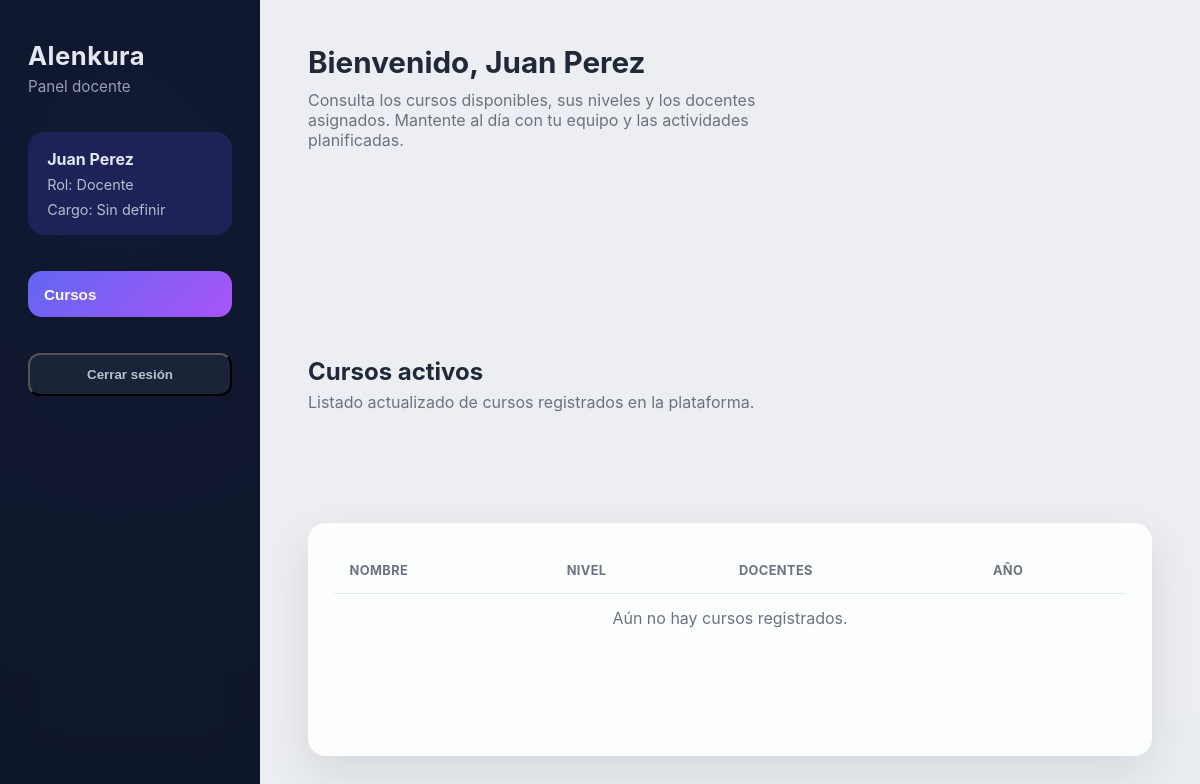
Page /docente/ (signed in) on the earlier database version.
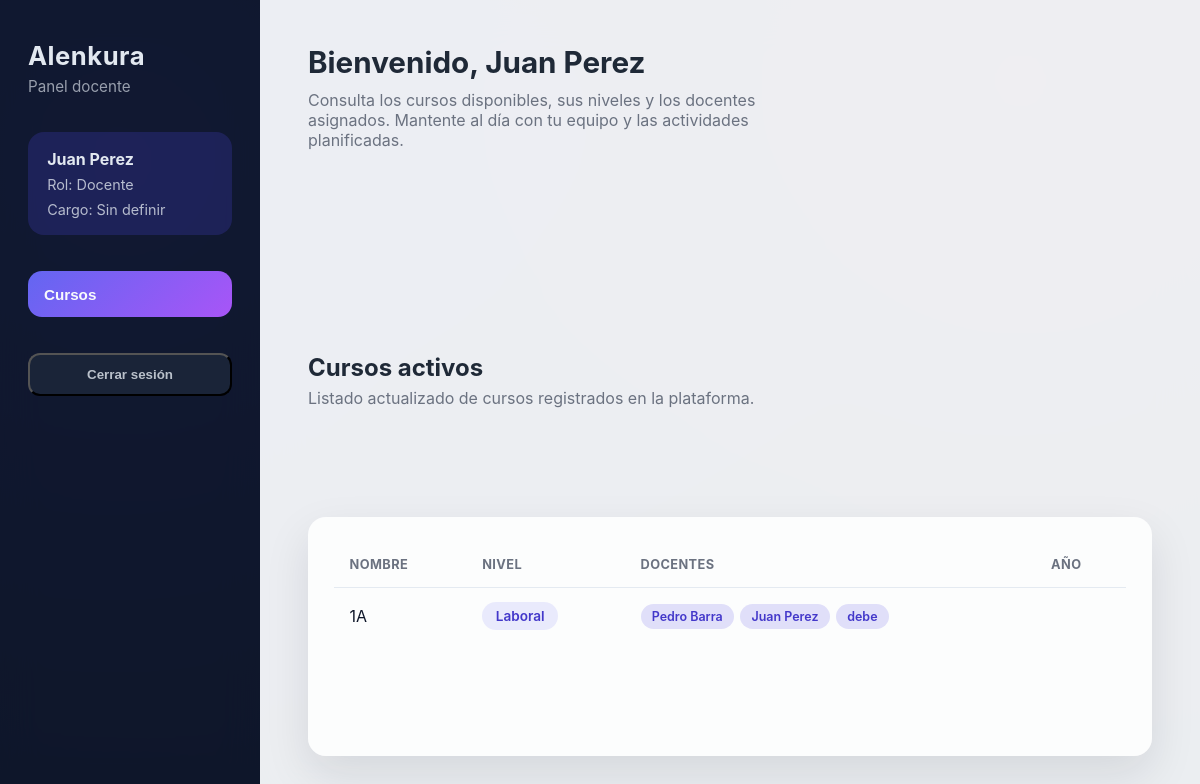
Same page on the later database version.
### accounts/models.py (models this page shows, shortened)
class User(AbstractUser):
    class Roles(models.TextChoices):
        ADMIN = 'ADMIN', 'Administrador'
        DIRECTOR = 'DIRECTOR', 'Director'
        COORDINATOR = 'COORDINADOR', 'Coordinador'
        TEACHER = 'TEACHER', 'Docente'
        PROFESSIONAL = 'PROFESSIONAL', 'Profesional'
    role = models.CharField(max_length=20, choices=Roles.choices, default=Roles.TEACHER)
    profesion = models.CharField(max_length=150, blank=True)
    phone = models.IntegerField(max_length=20, blank=True)
    address = models.CharField(max_length=255, blank=True)
    birth_date = models.DateField(null=True, blank=True)

### core/models.py (models this page shows, shortened)
class DateTime(models.Model):
    created_at = models.DateTimeField(auto_now_add=True)
    updated_at = models.DateTimeField(auto_now=True)
    class Meta:
        abstract = True

class Course(DateTime):
    level = models.CharField(max_length=10, choices=Levels.choices, default=Levels.BASIC)
    name = models.ForeignKey(CourseName, on_delete=models.CASCADE)
    teachers = models.ManyToManyField('accounts.User', related_name='courses', blank=True)
    class Meta:
        ordering = ('name__name',)

class CourseName(DateTime):
    name = models.CharField(max_length=150, unique=True)
    level = models.CharField(max_length=10, choices=Levels.choices, default=Levels.BASIC)
    def __str__(self) -> str:
        return self.name

### accounts/views.py (the view)
# urls.py: path('docente/', views.teacher_dashboard, name='teacher_dashboard'),
@login_required
def teacher_dashboard(request):
    if request.user.role == User.Roles.ADMIN:
        return redirect('admin_dashboard')
    courses = Course.objects.prefetch_related('teachers').all()
    return render(
        request,
        'accounts/teacher_dashboard.html',
        {
            'user_role': request.user.get_role_display(),
            'courses': courses,
        },
    )

### templates/accounts/teacher_dashboard.html (shortened to what this page needs)
<!DOCTYPE html>
<html lang="es">
<head>
</head>
<body>
    <div class="layout">
        <aside class="sidebar">
            <div class="brand">
                <span>Alenkura</span>
                <small>Panel docente</small>
            </div>
            <div class="user-summary">
                <strong>{{ request.user.first_name|default:request.user.username }}</strong>
                <span>Rol: {{ user_role }}</span>
                <span>Cargo: {{ request.user.cargo|default:"Sin definir" }}</span>
            </div>
            <nav>
                <button type="button" class="nav-btn active">Cursos</button>
            </nav>
            <form action="{% url 'logout' %}" method="post" style="margin:0;">
                <button class="logout" type="submit">Cerrar sesión</button>
            </form>
        </aside>
        <main class="content">
            <header class="heading">
                <h1>Bienvenido, {{ request.user.first_name|default:request.user.username }}</h1>
                <p>Consulta los cursos disponibles, sus niveles y los docentes asignados. Mantente al día con tu equipo y las actividades planificadas.</p>
            </header>
            <section class="panel">
                <div>
                    <h2 style="margin:0;color:#1f2937;">Cursos activos</h2>
                    <p style="margin:0.35rem 0 0;color:#6b7280;">Listado actualizado de cursos registrados en la plataforma.</p>
                </div>
                <div class="table-wrapper">
                    <table>
                        <thead>
                            <tr>
                                <th>Nombre</th>
                                <th>Nivel</th>
                                <th>Docentes</th>
                                <th>Año</th>
                            </tr>
                        </thead>
                        <tbody>
                            {% for course in courses %}
                                <tr>
                                    <td>{{ course.name }}</td>
                                    <td><span class="badge">{{ course.get_level_display }}</span></td>
                                    <td>
                                        {% with teachers=course.teachers.all %}
                                            {% if teachers %}
                                                <div class="chip-list">
                                                    {% for teacher in teachers %}
                                                        <span class="chip">{{ teacher.first_name|default:teacher.username }}</span>
                                                    {% endfor %}
                                                </div>
                                            {% else %}
                                                <span style="color:#6b7280;">Sin asignar</span>
                                            {% endif %}
                                        {% endwith %}
                                    </td>
                                    <td>{{ course.year }}</td>
                                </tr>
                            {% empty %}
                                <tr>
                                    <td colspan="4" style="text-align:center;color:#6b7280;">Aún no hay cursos registrados.</td>
                                </tr>
                            {% endfor %}
                        </tbody>
                    </table>
                </div>
            </section>
        </main>
    </div>
</body>
</html>

Differences in the rows shown:
added Course: name "1A", level "Laboral", User (first_name "Juan Perez")
now on this page (row unchanged): User: first_name "Pedro Barra"
now on this page (row unchanged): User: first_name "debe"
Other differences:
text no longer shown: "Aún no hay cursos registrados."
